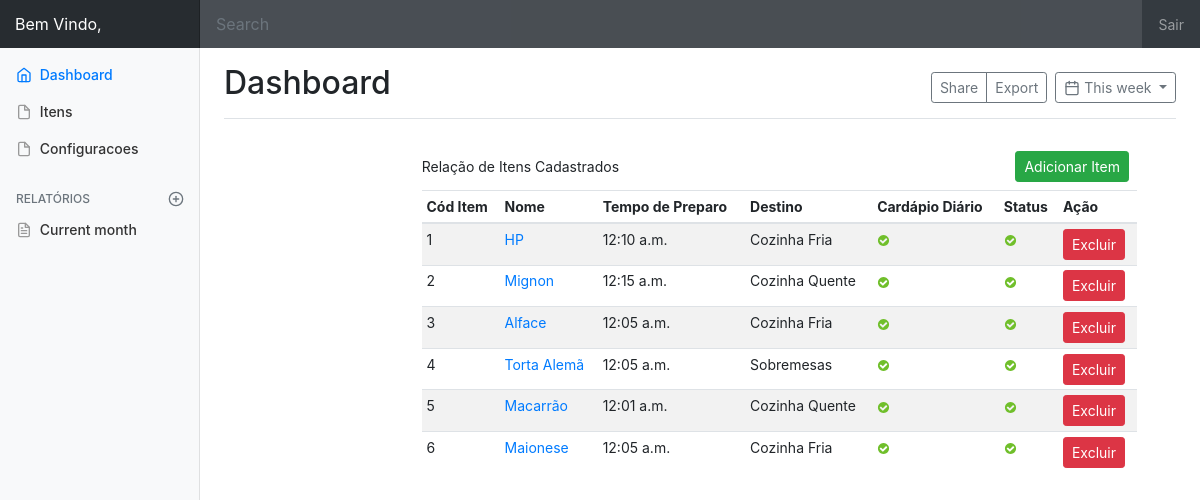
Page /dashboard/itens/ (signed in) on the earlier database version.
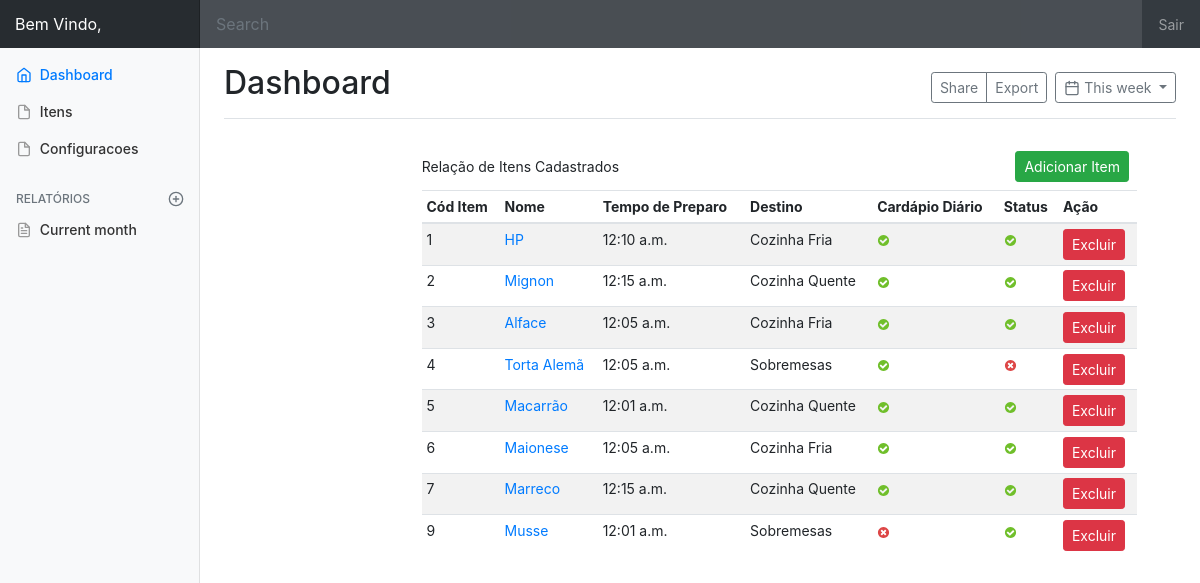
Same page on the later database version.
### core/models.py (models this page shows, shortened)
class Item(models.Model):
    DESTINO_CHOICES = (
        ('Cozinha Fria', 'Cozinha Fria'),
        ('Cozinha Quente', 'Cozinha Quente'),
        ('Sobremesas', 'Sobremesas'),
    )
    nome = models.CharField('Nome', max_length=100)
    tempo_preparo = models.IntegerField('Tempo de Preparo (Min)')
    ativo = models.BooleanField('Ativo?', default=True)
    diario = models.BooleanField('Cardápio Diário', default=False,)
    destino = models.CharField('Cozinha Destino', max_length=14, choices=DESTINO_CHOICES)
    data_cadastro = models.DateTimeField('Data de Cadastro', auto_now_add=True)
    data_atualizacao = models.DateTimeField('Data de Atualização', auto_now=True)
    class Meta:
        verbose_name = 'Item'
        verbose_name_plural = 'Itens'

### gerencia/views.py (the view)
# urls.py: path('itens/', views.listar_itens, name='listar_itens'),
@login_required
def listar_itens(request):
    itens = Item.objects.all()
    contexto = {
        'titulo_pagina': 'Relação de Itens',
        'titulo': 'Relação de Itens Cadastrados',
        'itens': itens,
    }
    return render(request, 'gerencia/itens.html', contexto)

### gerencia/templates/gerencia/itens.html (shortened to what this page needs)
{% extends 'gerencia/base_dashboard.html' %}
{% load static %}
{% block conteudo%}
<main role="main" class="col-md-9 ml-sm-auto col-lg-10 pt-3 px-4">
    <div class="container-fluid">
        <div class="d-flex justify-content-between flex-wrap flex-md-nowrap align-items-center pb-2 mb
            <h3 class="h3">{{ titulo }}</h3>
            <div class="btn-toolbar mb-2 mb-md-0">
              <div class="btn-group mr-2">
                <form action="{% url 'gerencia:cadastrar_item' %}" method="POST" class="form">
                  <button class="btn btn-sm btn-success">Adicionar Item</button>
                </form>
              </div>
            </div>
        </div>
        <div class="table-responsive-fluid">
            <table class="table table-striped table-sm">
              <thead>
                <tr>
                  <th>Cód Item</th>
                  <th>Nome</th>
                  <th>Tempo de Preparo</th>
                  <th>Destino</th>
                  <th>Cardápio Diário</th>
                  <th>Status</th>
                  <th>Ação</th>
                </tr>
              </thead>
              <tbody>
              {% for item in itens %}
                <tr>
                  <td>{{ item.id }}</td>
                  <td><a href="{% url 'gerencia:atualizar_item' item.id %}">{{ item.nome }}</a></td>
                  <td>{{ item.tempo_preparo }}</td>
                  <td>{{ item.destino }}</td>
                    {% if item.diario == True %}
                        <td><img src="{% static 'icons/icon-yes.svg' %}" alt="True"></td>
                    {% else %}
                        <td><img src="{% static 'icons/icon-no.svg' %}" alt="False"></td>
                    {% endif %}
                  {% if item.ativo == True %}
                        <td><img src="{% static 'icons/icon-yes.svg' %}" alt="True"></td>
                    {% else %}
                        <td><img src="{% static 'icons/icon-no.svg' %}" alt="False"></td>
                    {% endif %}
                    <td>
                        <form action="{% url 'gerencia:excluir_item' item.id %}" method="POST" class="form">
                            <button type="submit" class="btn btn-sm btn-danger">Excluir</button>
                        </form>
                    </td>
                </tr>
              {% endfor %}
              </tbody>
            </table>
        </div>
    </div>
</main>
{% endblock %}

Differences in the rows shown:
changed Item "Torta Alemã": ativo True → False (drawn); ativo: picture added; ativo: picture removed
added Item: id "7", nome "Marreco", tempo_preparo "12:15 a.m.", destino "Cozinha Quente", diario True (drawn), ativo True (drawn)
added Item: id "9", nome "Musse", tempo_preparo "12:01 a.m.", destino "Sobremesas", diario False (drawn), ativo True (drawn)
